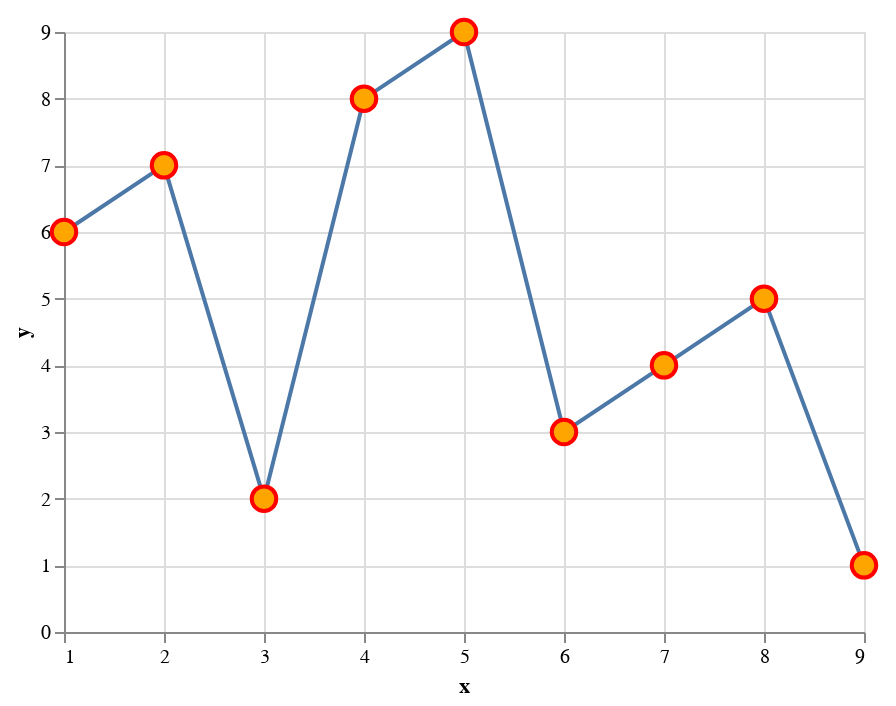

Notebook code cell kept with this figure:
### Markdown cell above
#### Line plot:

### Code cell
alt_source_line = pd.DataFrame({'x': dline.x, 'y': dline.y})

alt_line = alt.Chart(alt_source_line).mark_line().encode(x='x', y='y')

alt_marker_options = dict(color=dline.out_color, size=10*dline.size, fill=dline.fill_color, opacity=dline.fill_alpha)
alt_markers = alt.Chart(alt_source_line).mark_point(**alt_marker_options).encode(x='x', y='y')
                          
alt.layer(alt_line, alt_markers)

### Figure 1 — Vega-Lite specification as saved in the notebook (floating-point values rounded to 4 significant figures)
{"config": {"view": {"continuousWidth": 400, "continuousHeight": 300}}, "layer": [{"mark": "line", "encoding": {"x": {"type": "quantitative", "field": "x"}, "y": {"type": "quantitative", "field": "y"}}}, {"mark": {"type": "point", "color": "red", "fill": "orange", "opacity": 1, "size": 150}, "encoding": {"x": {"type": "quantitative", "field": "x"}, "y": {"type": "quantitative", "field": "y"}}}], "data": {"name": "data-8e135bf072ec9ae2522aac24eee8af30"}, "$schema": "https://vega.github.io/schema/vega-lite/v4.8.1.json", "datasets": {"data-8e135bf072ec9ae2522aac24eee8af30": [{"x": 1, "y": 6}, {"x": 2, "y": 7}, {"x": 3, "y": 2}, {"x": 4, "y": 8}, {"x": 5, "y": 9}, {"x": 6, "y": 3}, {"x": 7, "y": 4}, {"x": 8, "y": 5}, {"x": 9, "y": 1}]}}
